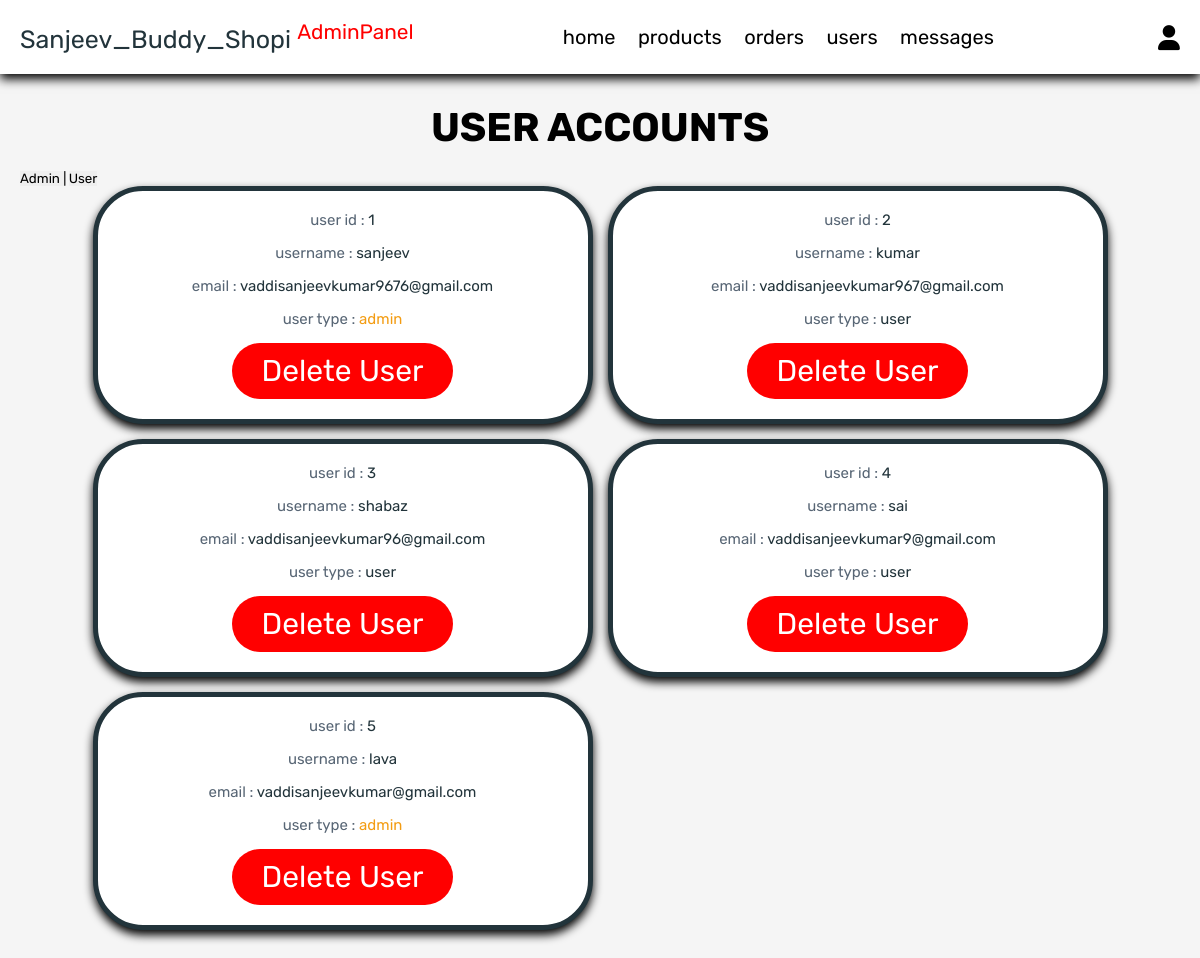
/admin_users.php (signed in), run on the app's committed database.
### tables this page shows
CREATE TABLE `users` (
  `id` int(100) NOT NULL,
  `name` varchar(100) NOT NULL,
  `email` varchar(100) NOT NULL,
  `password` varchar(100) NOT NULL,
  `user_type` varchar(20) NOT NULL DEFAULT 'user'
);

### admin_users.php (the view, shortened to what this page needs)
<?php
include 'config.php';
?>
<!DOCTYPE html>
<html lang="en">
<head>
   <link rel="stylesheet" href="https://cdnjs.cloudflare.com/ajax/libs/font-awesome/6.0.0/css/all.min.css">
   <link rel="stylesheet" href="css/Ad.css">
</head>
<body>
<?php include 'admin_header.php'; ?>
<section class="users">
   <h1 class="title"> user accounts </h1>
   <div>
      <a href="admin_admin.php"><button>Admin | </button></a>
      <a href="admin_user.php"><button>User</button></a>
   </div>
   <div class="box-container">
      <?php
         $select_users = mysqli_query($conn, "SELECT * FROM `users`") or die('query failed');
         while($fetch_users = mysqli_fetch_assoc($select_users)){
      ?>
      <div class="box">
         <p> user id : <span><?php echo $fetch_users['id']; ?></span> </p>
         <p> username : <span><?php echo $fetch_users['name']; ?></span> </p>
         <p> email : <span><?php echo $fetch_users['email']; ?></span> </p>
         <p> user type : <span style="color:<?php if($fetch_users['user_type'] == 'admin'){ echo 'var(--orange)'; } ?>"><?php echo $fetch_users['user_type']; ?></span> </p>
         <a href="admin_users.php?delete=<?php echo $fetch_users['id']; ?>" onclick="return confirm('delete this user?');" class="delete-btn">delete user</a>
      </div>
      <?php
         };
      ?>
   </div>
</section>
</body>
</html>

### css/Ad.css (style rules this page uses)
:root { --primary:#22343b; --second:#48585f; --red:#ff0000; --orange:#f39c12; --black:rgb(0, 0, 0); --white:#fff; --light-color:rgb(88, 102, 117); --light-white:rgb(140, 181, 188); --light-bg:#f5f5f5; --border:.5rem solid var(--primary); --box-shadow:0 .5rem 1rem rgba(0,0,0,1); }
* { font-family: 'Rubik', sans-serif; margin:0; padding:0; box-sizing: border-box; outline: none; border:none; text-decoration: none; transition:all .2s linear; }
html { font-size: 62.5%; overflow-x: hidden; }
body { background-color: var(--light-bg); }
section { padding:3rem 2rem; }
.title { text-align: center; margin-bottom: 2rem; text-transform: uppercase; color:var(--black); font-size: 4rem; }
.btn, .option-btn, .delete-btn, .white-btn { display: inline-block; margin-top: 1rem; padding:1rem 3rem; cursor: pointer; color:var(--white); font-size: 1.8rem; border-radius: 5rem; text-transform: capitalize; }
.delete-btn { background-color: var(--red); }
.users .box-container { display: grid; grid-template-columns: repeat(auto-fit, 50rem); justify-content: center; gap:1.5rem; max-width: 1200px; margin:0 auto; align-items: flex-start; }
.users .box-container .box { background-color: var(--white); padding:2rem; border:var(--border); box-shadow: var(--box-shadow); border-radius: 5rem; text-align: center; }
.users .box-container .box p { padding-bottom: 1.5rem; font-size: 1.5rem; color:var(--light-color); }
.users .box-container .box p span { color:var(--primary); }
.users .box-container .box .delete-btn { margin-top: 0; font-size: 30px; }

### data on the page
users: id "1", name "sanjeev", email "vaddisanjeevkumar9676@gmail.com", user_type "admin"
users: id "2", name "kumar", email "vaddisanjeevkumar967@gmail.com", user_type "user"
users: id "3", name "shabaz", email "vaddisanjeevkumar96@gmail.com", user_type "user"
users: id "4", name "sai", email "vaddisanjeevkumar9@gmail.com", user_type "user"
users: id "5", name "lava", email "vaddisanjeevkumar@gmail.com", user_type "admin"
